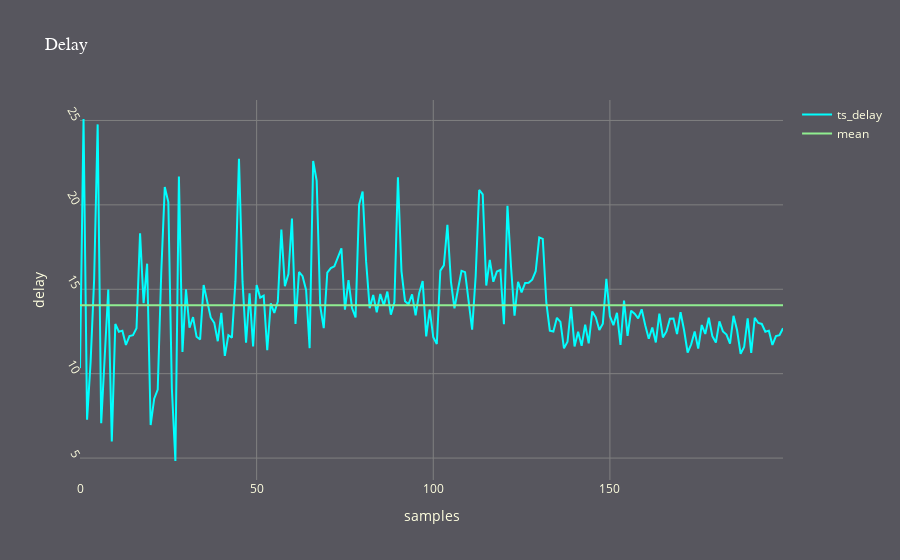

Source (notebook cell):
### Code cell
import plotly as pt
import plotly.graph_objs as go
import numpy as np

# open with read then store in numpy *how I want to do it*
y_axis = []
avg = 0
samples = 0
#with open('rate.txt') as f:
with open('delay.txt') as f:
    #Content_list is the list that contains the read lines.     
    for line in f:
        y_axis.append(float(line))
        avg += float(line)
        samples +=1
    avg /= samples
print(avg)
avg_arr = np.full((1, samples),avg)
x_axis = np.arange(samples)
#plot the model for prediction
layout = go.Layout(title =  dict(text ='Delay',font =dict(family='Sherif',size=18,color = 'white')),
    xaxis=dict(title="samples", zeroline=False,showgrid = True,gridcolor='gray'),
    yaxis=dict(title="delay",zeroline = False,showgrid = True, tickangle = 60,gridcolor='gray'),
    paper_bgcolor='#57565e',plot_bgcolor='rgba(0,0,0,0)',font = dict(color = 'lightyellow'))
fig = go.FigureWidget(data=[
    go.Scatter(name="ts_delay", x=x_axis,y=y_axis,line=dict(color="aqua"),mode="lines"),
    go.Scatter(name="mean", x=x_axis,y=avg_arr[0],line=dict(color="lightgreen"),mode="lines")],layout=layout)
# Change the bar mode
fig.layout.update(barmode='group')
fig.show()

### Figure 1 — Plotly figure (JSON) as saved in the notebook; plotly's stock layout.template omitted (floating-point values rounded to 4 significant figures; data arrays with more than 128 entries replaced by an {"elided": "..."} marker saying what was removed)
{"data": [{"line": {"color": "aqua"}, "mode": "lines", "name": "ts_delay", "type": "scatter", "uid": "0e2ed14f-bccc-449f-9121-300b8dd206bc", "x": {"elided": "200 int values"}, "y": {"elided": "200 float values"}}, {"line": {"color": "lightgreen"}, "mode": "lines", "name": "mean", "type": "scatter", "uid": "8c9ae615-66a6-4901-90e5-927d9205864b", "x": {"elided": "200 int values"}, "y": {"elided": "200 float values"}}], "layout": {"barmode": "group", "font": {"color": "lightyellow"}, "paper_bgcolor": "#57565e", "plot_bgcolor": "rgba(0,0,0,0)", "title": {"font": {"color": "white", "family": "Sherif", "size": 18}, "text": "Delay"}, "xaxis": {"gridcolor": "gray", "showgrid": true, "title": {"text": "samples"}, "zeroline": false}, "yaxis": {"gridcolor": "gray", "showgrid": true, "tickangle": 60, "title": {"text": "delay"}, "zeroline": false}}}
